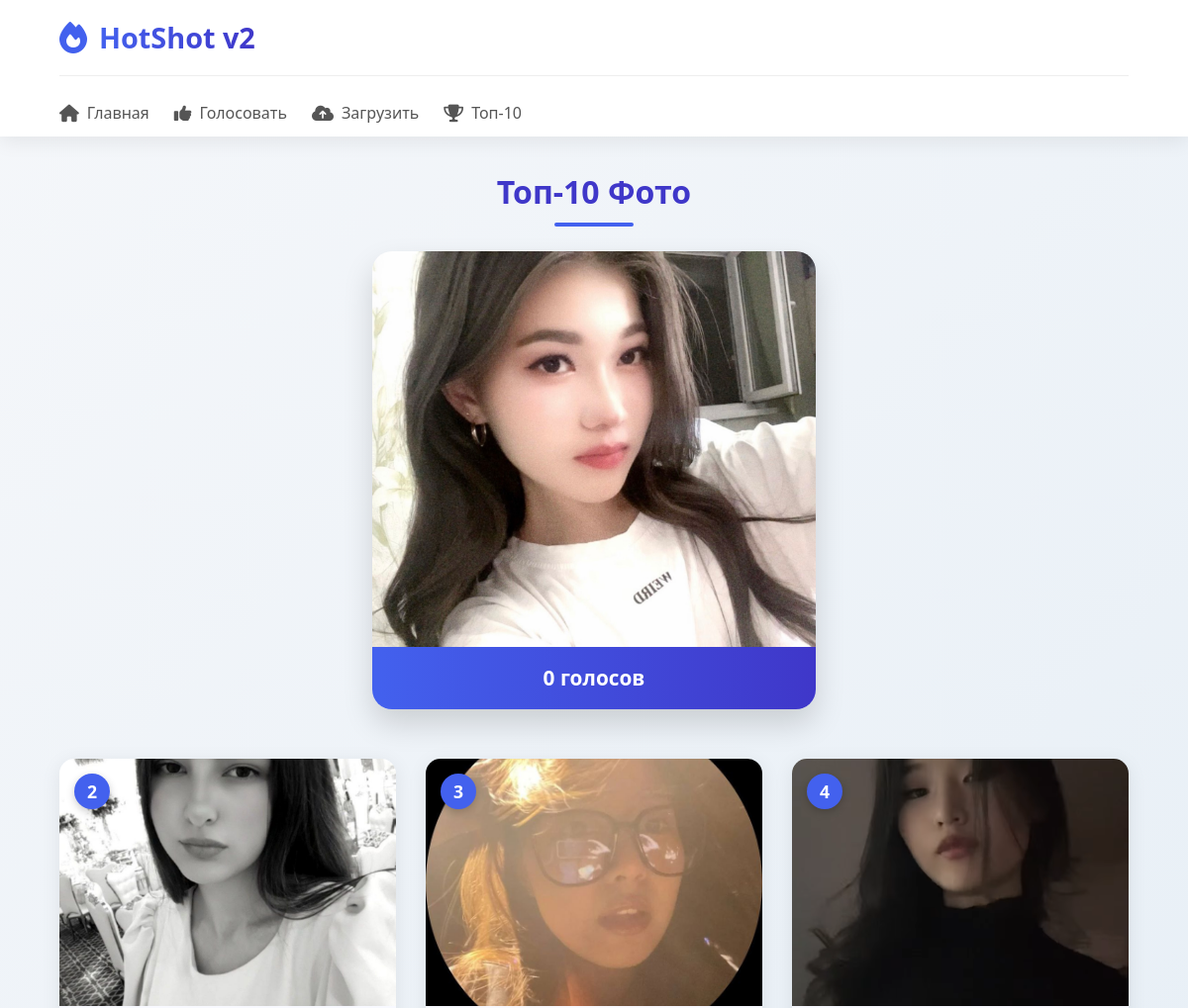
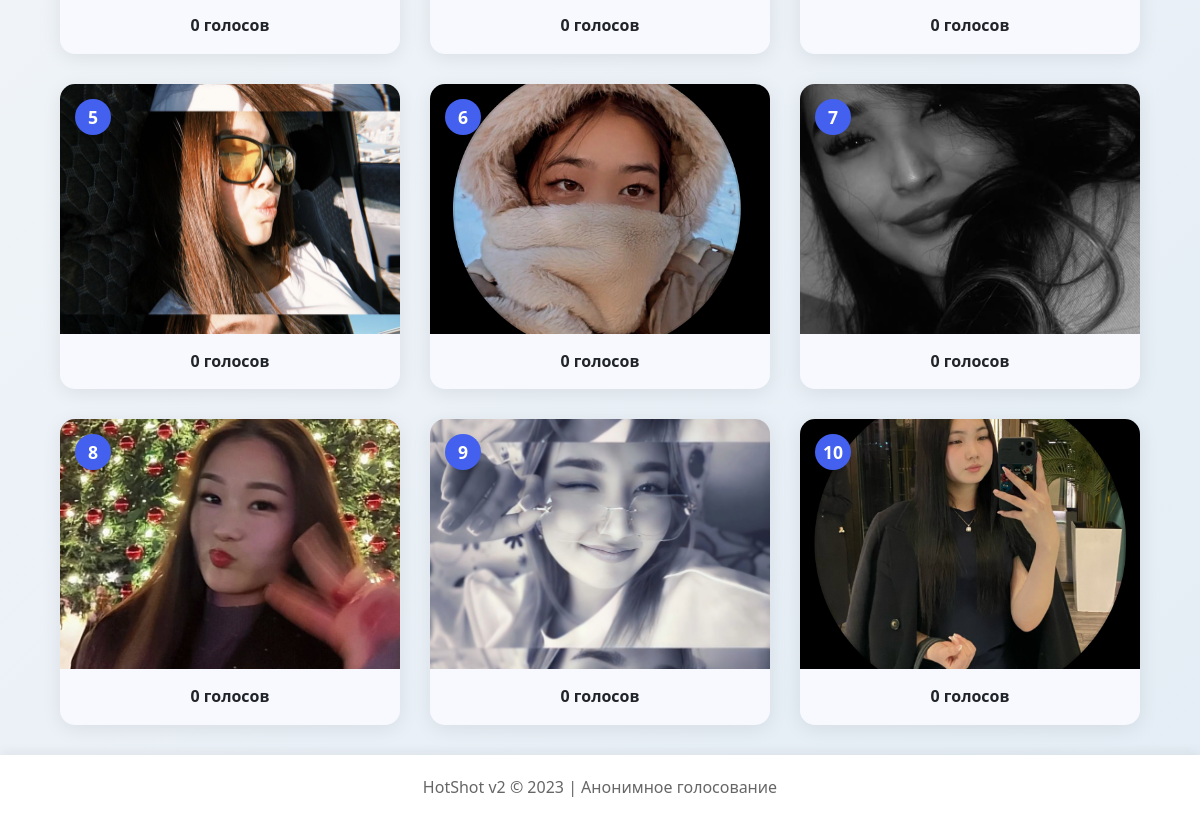
The app's page /top with its own data (2 pictures, top to bottom).
### tables this page shows
CREATE TABLE photos (
                photo_id INTEGER PRIMARY KEY AUTOINCREMENT,
                file_name TEXT UNIQUE,
                votes INTEGER DEFAULT 0
            );

### app.py (the view)
@app.route('/top')
def top():
    top_photos = db.get_top_photos()
    return render_template('top.html', top_photos=top_photos)

### db.py (called while the page is built)
def connect_db():
    return sqlite3.connect(DATABASE, timeout=10)

def get_top_photos():
    with connect_db() as conn:
        cursor = conn.cursor()
        cursor.execute(
            "SELECT file_name, votes FROM photos ORDER BY votes DESC LIMIT 10")
        return cursor.fetchall()

### templates/top.html (shortened to what this page needs)
{% extends 'base.html' %}
{% block content %}
<div class="top-page">
    <h2>Топ-10 Фото</h2>
    {% if top_photos and top_photos[0] %}
    <div class="top1-container">
        <div class="top1-crown">
        </div>
        <div class="top1-card">
            <img src="{{ url_for('static', filename='images/' + top_photos[0][0]) }}" alt="Топ-1 Фото">
            <div class="top1-votes">{{ top_photos[0][1] }} голосов</div>
        </div>
    </div>
    {% endif %}
    <div class="top-list">
        {% for file, votes in top_photos[1:] %}
        <div class="top-item">
            <div class="top-rank">{{ loop.index + 1 }}</div>
            <img src="{{ url_for('static', filename='images/' + file) }}" alt="Фото">
            <p class="top-votes">{{ votes }} голосов</p>
        </div>
        {% endfor %}
    </div>
</div>
{% endblock %}

### templates/base.html (shortened to what this page needs)
<!DOCTYPE html>
<html lang="ru">
<head>
    <link rel="stylesheet" href="{{ url_for('static', filename='style.css') }}">
    <link rel="stylesheet" href="https://cdnjs.cloudflare.com/ajax/libs/font-awesome/6.4.0/css/all.min.css">
</head>
<body>
    <header>
        <div class="logo">
            <i class="fa-solid fa-fire"></i>
            <h1>HotShot v2</h1>
        </div>
        <nav>
            <ul>
                <li><a href="{{ url_for('index') }}"><i class="fa-solid fa-house"></i> Главная</a></li>
                <li><a href="{{ url_for('vote') }}"><i class="fa-solid fa-thumbs-up"></i> Голосовать</a></li>
                <li><a href="{{ url_for('upload') }}"><i class="fa-solid fa-cloud-arrow-up"></i> Загрузить</a></li>
                <li><a href="{{ url_for('top') }}"><i class="fa-solid fa-trophy"></i> Топ-10</a></li>
            </ul>
        </nav>
    </header>
    <main class="container">
        {% block content %}{% endblock %}
    </main>
    <footer>
        <p>HotShot v2 © 2023 | Анонимное голосование</p>
    </footer>
</body>
</html>

### static/style.css (style rules this page uses)
:root { --primary: #4361ee; --secondary: #3f37c9; --success: #4cc9f0; --danger: #f72585; --light: #f8f9fa; --dark: #212529; --shadow: 0 4px 20px rgba(0, 0, 0, 0.08); --transition: all 0.3s ease; }
* { margin: 0; padding: 0; box-sizing: border-box; }
body { font-family: 'Segoe UI', Tahoma, Geneva, Verdana, sans-serif; background: linear-gradient(135deg, #f5f7fa 0%, #e4edf5 100%); color: var(--dark); line-height: 1.6; min-height: 100vh; display: flex; flex-direction: column; }
header { background: white; box-shadow: var(--shadow); padding: 0 5%; position: sticky; top: 0; z-index: 100; }
.logo { display: flex; align-items: center; padding: 15px 0; }
.logo i { font-size: 2rem; color: var(--primary); margin-right: 12px; }
.logo h1 { font-size: 1.8rem; font-weight: 700; background: linear-gradient(to right, var(--primary), var(--secondary)); -webkit-background-clip: text; -webkit-text-fill-color: transparent; }
nav ul { display: flex; list-style: none; border-top: 1px solid #eee; padding-top: 15px; }
nav li { margin-right: 25px; }
nav a { text-decoration: none; color: #555; font-weight: 500; display: flex; align-items: center; padding: 10px 0; position: relative; transition: var(--transition); }
nav a i { margin-right: 8px; font-size: 1.1rem; }
nav a::after { content: ''; position: absolute; bottom: 0; left: 0; width: 0; height: 3px; background: var(--primary); transition: var(--transition); border-radius: 10px; }
.container { width: 90%; max-width: 1200px; margin: 30px auto; flex: 1; }
footer { background: white; text-align: center; padding: 20px; margin-top: auto; box-shadow: 0 -4px 10px rgba(0, 0, 0, 0.05); }
footer p { color: #666; }
.top-page { max-width: 1200px; margin: 0 auto; }
.top-page h2 { font-size: 2rem; margin-bottom: 25px; color: var(--secondary); position: relative; padding-bottom: 10px; text-align: center; }
.top-page h2::after { content: ''; position: absolute; bottom: 0; left: 50%; transform: translateX(-50%); width: 80px; height: 4px; background: var(--primary); border-radius: 2px; }
.top1-container { display: flex; flex-direction: column; align-items: center; margin-bottom: 50px; animation: float 3s ease-in-out infinite; }
.top1-card { position: relative; max-width: 600px; text-align: center; border-radius: 20px; overflow: hidden; box-shadow: 0 15px 30px rgba(0, 0, 0, 0.15); z-index: 2; }
.top1-crown { position: absolute; top: -25px; left: 50%; transform: translateX(-50%); font-size: 3rem; color: gold; text-shadow: 0 2px 4px rgba(0, 0, 0, 0.3); z-index: 10; animation: glow 2s infinite; }
.top1-card img { width: 100%; height: 400px; object-fit: cover; display: block; }
.top1-votes { background: linear-gradient(to right, var(--primary), var(--secondary)); color: white; padding: 15px; font-weight: bold; font-size: 1.3rem; }
.top-list { display: grid; grid-template-columns: repeat(auto-fill, minmax(280px, 1fr)); gap: 30px; }
.top-item { position: relative; border-radius: 15px; overflow: hidden; box-shadow: var(--shadow); transition: var(--transition); }
.top-rank { position: absolute; top: 15px; left: 15px; background: var(--primary); color: white; width: 36px; height: 36px; border-radius: 50%; display: flex; align-items: center; justify-content: center; font-weight: bold; font-size: 1.1rem; box-shadow: 0 3px 8px rgba(0, 0, 0, 0.2); }
.top-item img { width: 100%; height: 250px; object-fit: cover; display: block; }
.top-votes { padding: 15px; text-align: center; font-weight: 600; background: #f8f9ff; margin: 0; }

### records on screen
photos: file_name (picture), votes "0"
photos: file_name (picture), votes "0"
photos: file_name (picture), votes "0"
photos: file_name (picture), votes "0"
photos: file_name (picture), votes "0"
photos: file_name (picture), votes "0"
photos: file_name (picture), votes "0"
photos: file_name (picture), votes "0"
photos: file_name (picture), votes "0"
photos: file_name (picture), votes "0"
